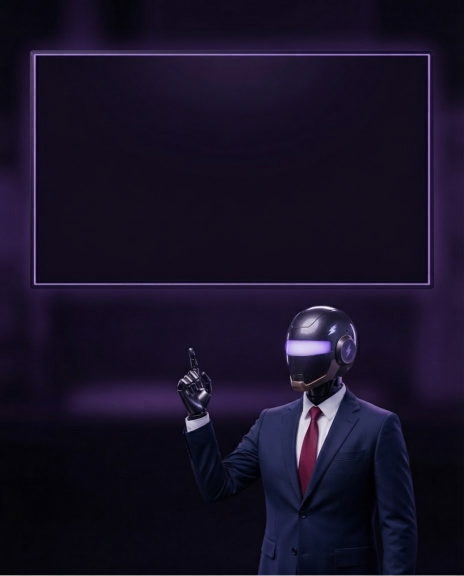
#> input picture assets/marketing/IMG_0486.jpeg, 928 x 1152 px (shown at 1/2 size)
$ python brief-frame-gate.py ../assets/marketing/IMG_0486.jpeg
#> lines starting #> are read from the running program, lines starting #| are printed output that depends on the picture; after the words box and inside, x2 and y2 are one past the last pixel; in counts of white or black regions, pixels touching at a corner belong together
# MKT-82 2.3 SCREEN DETECTION GATE (measuring tool of record for lib/social/briefFrames.ts screenRects).
# Usage: python3 -I scripts/brief-frame-gate.py assets/marketing/brief_frame_*.png  (needs Pillow + numpy)
# Reports the glow-border rect, axis alignment (≤2 px/edge), interior uniformity, intrusions, 4:5 crop survival.
import sys, json
import numpy as np
from PIL import Image

def analyze(path):
#> called with path = '../assets/marketing/IMG_0486.jpeg'
    im = Image.open(path).convert('RGB')
#> im is the input picture: PIL image 928x1152 RGB; mean R, G, B 24.4, 17.7, 38.3
    a = np.asarray(im).astype(np.float32)
    H, W, _ = a.shape
#> H = 1152; W = 928
    R, G, B = a[...,0], a[...,1], a[...,2]
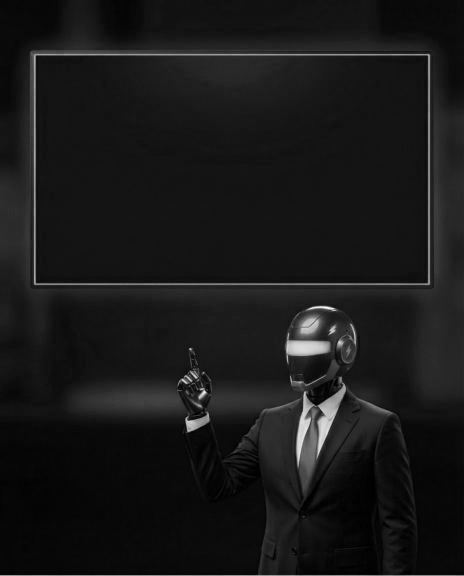
#> R: shape (1152, 928) float32 (shown at 1/2 size); min 0, max 255, mean 24.4
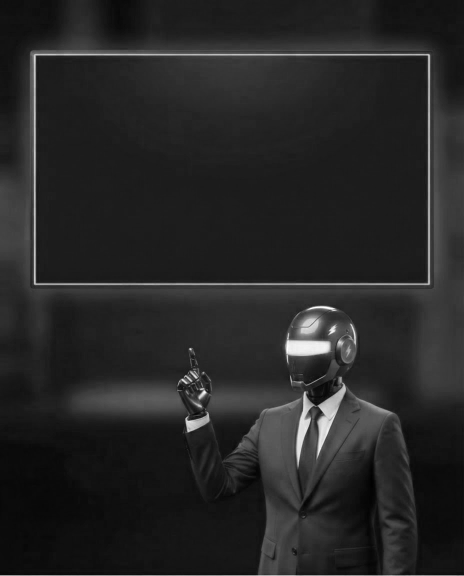
#> B: shape (1152, 928) float32 (shown at 1/2 size); min 1, max 255, mean 38.3
    lum = 0.2126*R + 0.7152*G + 0.0722*B
    # purple glow border: bright-ish, blue+red dominant over green
    purple = (B > 110) & (R > 70) & (G < 0.85*B) & (lum > 60)
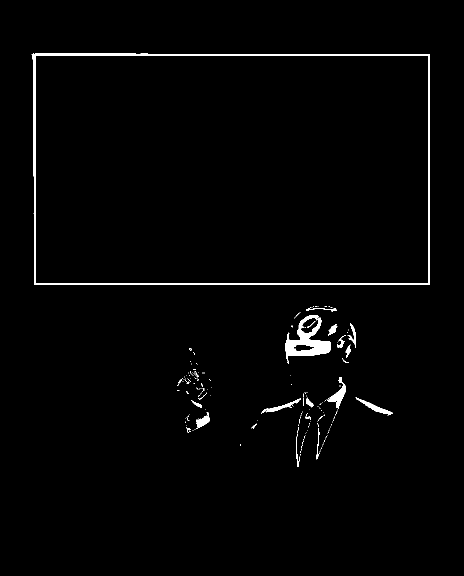
#> purple: shape (1152, 928) bool (shown at 1/2 size); 1.5% white; 179 white regions (153 under 20 px), largest, box (x1, y1, x2, y2) and area: (63, 106, 860, 570) 8643, (570, 665, 662, 723) 2386, (595, 630, 643, 679) 991
    rows = purple.sum(axis=1); cols = purple.sum(axis=0)
#> after `rows = purple.sum(axis=1)`: rows = 1152 values, max 797 at index 109, min 0 at index 0, mean 14.13
#> after `cols = purple.sum(axis=0)`: cols = 928 values, max 463 at index 70, min 0 at index 0, mean 17.55
    # border lines: rows/cols where purple count is large (>40% of width/height)
    rthr, cthr = 0.35*W, 0.35*H
#> rthr = 324.8; cthr = 403.2
    rlines = np.where(rows > rthr)[0]; clines = np.where(cols > cthr)[0]
#> after `rlines = np.where(rows > rthr)[0]`: rlines = [108, 109, 110, 567, 568, 569]
#> after `clines = np.where(cols > cthr)[0]`: clines = [68, 69, 70, 856, 857, 858, 859]
    def groups(idx):
        g=[];
        for i in idx:
            if g and i-g[-1][-1] <= 3: g[-1].append(i)
            else: g.append([i])
#> this loop made 6 passes
#> i on passes 1 to 6: 108, 109, 110, 567, 568, 569
#> after the loop, g = [[108, 109, 110], [567, 568, 569]]
        return [(int(x[0]), int(x[-1])) for x in g]
    rg, cg = groups(rlines), groups(clines)
#> the loop in groups (call 2), `for i in idx:` made 7 passes
#> i on passes 1 to 7: 68, 69, 70, 856, 857, 858, 859
#> rg = [(108, 110), (567, 569)]; cg = [(68, 70), (856, 859)]
    out = {'file': path, 'size': [W, H], 'row_lines': rg, 'col_lines': cg}
#> out = {'file': '../assets/marketing/IMG_0486.jpeg', 'size': [928, 1152], 'row_lines': [(108, 110), (567, 569)], 'col_lines': [(68, 70), (856, 859)]}
    if len(rg) < 2 or len(cg) < 2:
        out['status'] = 'FAIL: border not detected'; return out
    top, bot = rg[0], rg[-1]; left, right = cg[0], cg[-1]
#> after `top, bot = (rg[0], rg[-1])`: top = (108, 110); bot = (567, 569)
#> after `left, right = (cg[0], cg[-1])`: left = (68, 70); right = (856, 859)
    # use outermost line group extents
    y0, y1 = top[0], bot[1]; x0, x1 = left[0], right[1]
#> after `y0, y1 = (top[0], bot[1])`: y0 = 108; y1 = 569
#> after `x0, x1 = (left[0], right[1])`: x0 = 68; x1 = 859
    out['screenRect_outer'] = {'x': int(x0), 'y': int(y0), 'w': int(x1-x0+1), 'h': int(y1-y0+1)}
    out['screenRect_pct'] = {'x': round(x0/W*100,1), 'y': round(y0/H*100,1), 'x2': round(x1/W*100,1), 'y2': round(y1/H*100,1)}
    # axis alignment: for each edge, find the line position at several positions along it
    def edge_y(xs, band):   # horizontal edge: y of max purple in band for each x
        ys=[]
        for x in xs:
            col = purple[band[0]:band[1]+1, max(0,x-2):x+3].sum(axis=1)
            if col.max()==0: continue
            ys.append(band[0]+int(np.argmax(col)))
        return ys
    def edge_x(ys, band):
        xs=[]
        for y in ys:
            row = purple[max(0,y-2):y+3, band[0]:band[1]+1].sum(axis=0)
            if row.max()==0: continue
            xs.append(band[0]+int(np.argmax(row)))
        return xs
    sx = np.linspace(x0+40, x1-40, 9).astype(int); sy = np.linspace(y0+40, y1-40, 9).astype(int)
    tb=(max(0,top[0]-6), top[1]+6); bb=(bot[0]-6, min(H-1,bot[1]+6)); lb=(max(0,left[0]-6), left[1]+6); rb=(right[0]-6, min(W-1,right[1]+6))
#> after `tb = (max(0, top[0] - 6), top[1] + 6)`: tb = (102, 116)
#> after `bb = (bot[0] - 6, min(H - 1, bot[1] + 6))`: bb = (561, 575)
#> after `lb = (max(0, left[0] - 6), left[1] + 6)`: lb = (62, 76)
#> after `rb = (right[0] - 6, min(W - 1, right[1] + 6))`: rb = (850, 865)
    tilt = {'top': edge_y(sx, tb), 'bottom': edge_y(sx, bb), 'left': edge_x(sy, lb), 'right': edge_x(sy, rb)}
#> the loop in edge_y, `for x in xs:` made 9 passes
#> col on passes 1 to 9: [0, 0, 0, 0, 0, 5, 5, 5, 5, 0, 0, 0, 0, 0, 0], [0, 0, 0, 0, 0, 5, 5, 5, 5, 0, 0, 0, 0, 0, 0], [0, 0, 0, 0, 0, 5, 5, 5, 5, 0, 0, 0, 0, 0, 0], [0, 0, 0, 0, 0, 0, 5, 5, 5, 0, 0, 0, 0, 0, 0], [0, 0, 0, 0, 0, 0, 5, 5, 5, 0, 0, 0, 0, 0, 0], [0, 0, 0, 0, 0, 0, 5, 5, 5, 0, 0, 0, 0, 0, 0], [0, 0, 0, 0, 0, 0, 5, 5, 5, 0, 0, 0, 0, 0, 0], [0, 0, 0, 0, 0, 0, 5, 5, 5, 0, 0, 0, 0, 0, 0], [0, 0, 0, 0, 0, 0, 5, 5, 5, 0, 0, 0, 0, 0, 0]
#> after the loop in edge_y, `for x in xs:`: ys = [107, 107, 107, 108, 108, 108, 108, 108, 108]
#> in edge_x, `xs=[]`: xs = []
#> the loop in edge_x, `for y in ys:` made 9 passes
#> row on passes 1 to 9: [0, 0, 0, 0, 0, 5, 5, 5, 5, 5, 0, 0, 0, 0, 0], [0, 0, 0, 0, 0, 5, 5, 5, 5, 5, 0, 0, 0, 0, 0], [0, 0, 0, 0, 0, 5, 5, 5, 5, 0, 0, 0, 0, 0, 0], [0, 0, 0, 0, 0, 5, 5, 5, 5, 0, 0, 0, 0, 0, 0], [0, 0, 0, 0, 0, 5, 5, 5, 5, 0, 0, 0, 0, 0, 0], [0, 0, 0, 0, 0, 0, 5, 5, 5, 0, 0, 0, 0, 0, 0], [0, 0, 0, 0, 0, 0, 5, 5, 5, 5, 0, 0, 0, 0, 0], [0, 0, 0, 0, 0, 0, 5, 5, 5, 0, 0, 0, 0, 0, 0], [0, 0, 0, 0, 0, 0, 5, 5, 5, 4, 0, 0, 0, 0, 0]
#> after the loop in edge_x, `for y in ys:`: xs = [67, 67, 67, 67, 67, 68, 68, 68, 68]
#> tilt = {'top': [107, 107, 107, 108, 108, 108, 108, 108, 108], 'bottom': [567, 567, 567, 567, 567, 567, 567, 567, 567], 'left': [67, 67, 67, 67, 67, 68, 68, 68, 68], 'right': [856, 856, 856, 856, 856, 856, 856, 856, 856]}
    out['edge_samples'] = tilt
    dev = {k: (max(v)-min(v)) if v else None for k,v in tilt.items()}
#> dev = {'top': 1, 'bottom': 0, 'left': 1, 'right': 0}
    out['edge_deviation_px'] = dev
    out['axis_aligned_2px'] = all(d is not None and d <= 2 for d in dev.values())
    # interior: inset 12px inside the inner-most line
    ix0, ix1 = left[1]+12, right[0]-12; iy0, iy1 = top[1]+12, bot[0]-12
#> after `ix0, ix1 = (left[1] + 12, right[0] - 12)`: ix0 = 82; ix1 = 844
#> after `iy0, iy1 = (top[1] + 12, bot[0] - 12)`: iy0 = 122; iy1 = 555
    inner = lum[iy0:iy1, ix0:ix1]
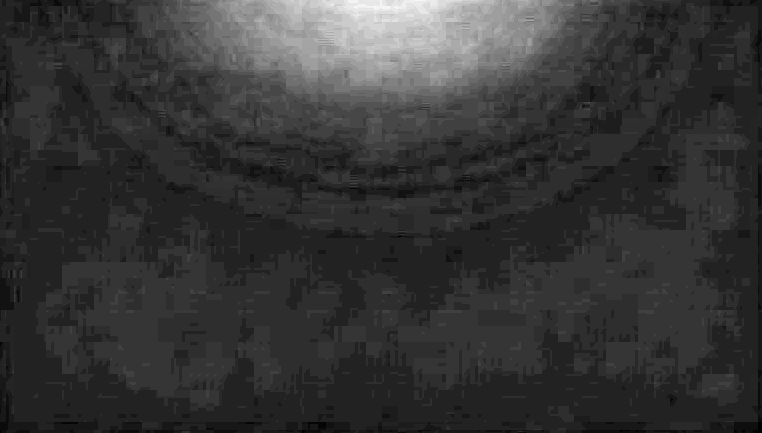
#> inner: shape (433, 762) float32; min 11.64, max 33.79, mean 16.3; drawn with min black and max white
    out['interior_inset'] = {'x': int(ix0), 'y': int(iy0), 'w': int(ix1-ix0), 'h': int(iy1-iy0)}
    out['interior_lum'] = {'mean': round(float(inner.mean()),1), 'std': round(float(inner.std()),1), 'p99': round(float(np.percentile(inner,99)),1), 'max': round(float(inner.max()),1)}
    # intrusion: pixels brighter than mean+6*std or > 90 luminance, located
    thr = max(90.0, inner.mean()+6*inner.std())
#> thr = 90
    mask = inner > thr
#> mask: shape (433, 762) bool; every value is 0
    out['intrusion_threshold'] = round(float(thr),1); out['intrusion_px'] = int(mask.sum())
    if mask.any():
        ys, xs = np.where(mask)
        out['intrusion_bbox'] = {'x': int(ix0+xs.min()), 'y': int(iy0+ys.min()), 'x2': int(ix0+xs.max()), 'y2': int(iy0+ys.max())}
    out['interior_uniform_dark'] = bool(inner.std() < 8 and inner.mean() < 40 and not mask.any())
    # 4:5 crop: target W:H = 0.8. Source 928x1152 = 0.8056 -> crop width to round(H*0.8)
    tw = int(round(H*0.8)); th = H
#> after `tw = int(round(H * 0.8))`: tw = 922
#> after `th = H`: th = 1152
    if tw > W: th = int(round(W/0.8)); tw = W
    cx0 = (W-tw)//2; cy0 = (H-th)//2
#> after `cx0 = (W - tw) // 2`: cx0 = 3
#> after `cy0 = (H - th) // 2`: cy0 = 0
    out['crop_4_5'] = {'x': cx0, 'y': cy0, 'w': tw, 'h': th, 'scale_to_1080x1350': round(1080/tw,4)}
    out['rect_survives_crop'] = bool(x0 >= cx0 and x1 < cx0+tw and y0 >= cy0 and y1 < cy0+th)
    out['rect_margin_to_crop_px'] = {'left': int(x0-cx0), 'right': int(cx0+tw-1-x1), 'top': int(y0-cy0), 'bottom': int(cy0+th-1-y1)}
    out['status'] = 'PASS' if (out['axis_aligned_2px'] and out['interior_uniform_dark'] and out['rect_survives_crop']) else 'FAIL'
    return out

for p in sys.argv[1:]:
    print(json.dumps(analyze(p), indent=1))
